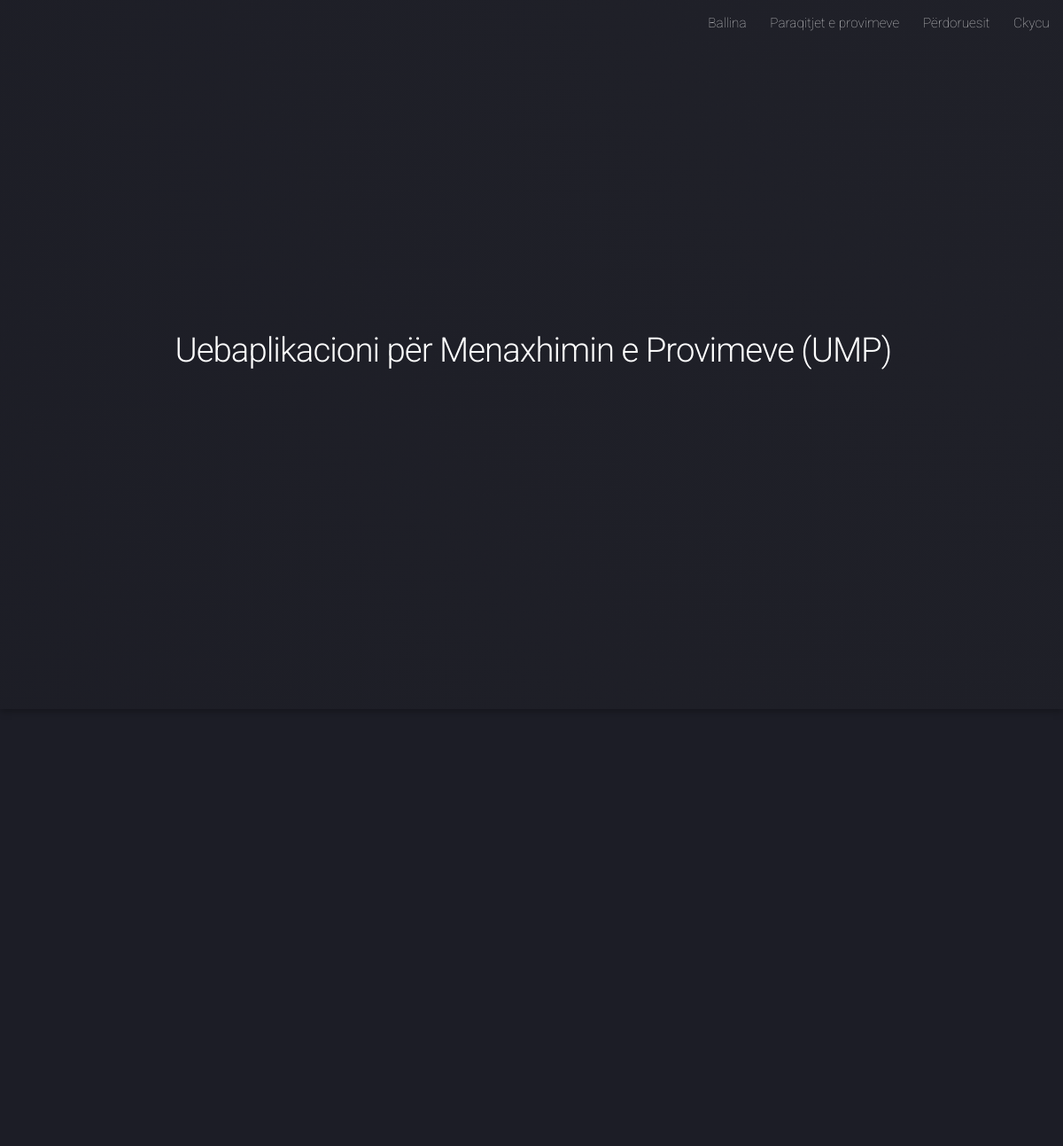
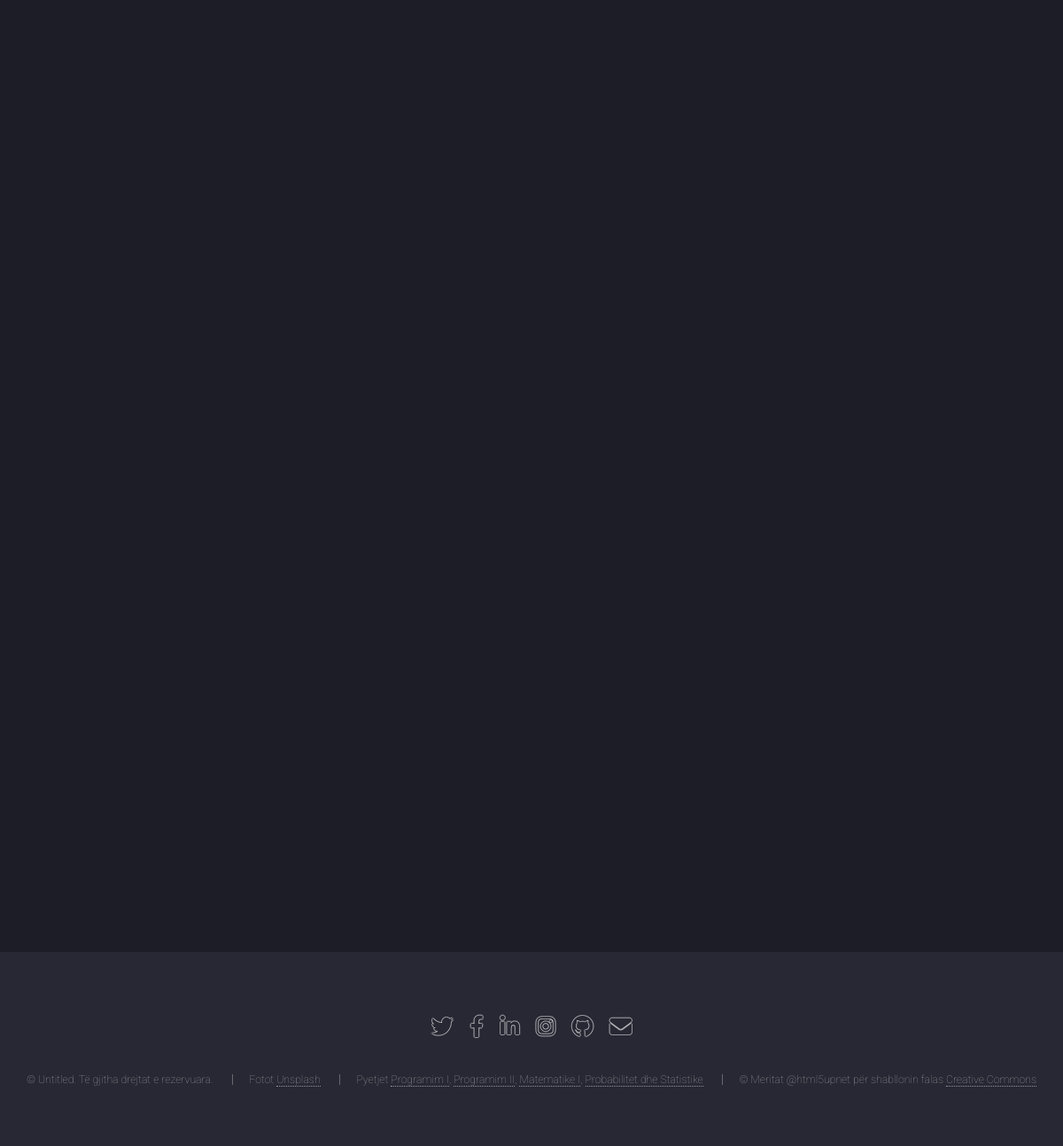
The app's page /ModuliAdministratorit/ballina_Administrator.php (signed in) with its own data (2 pictures, top to bottom).
### tables this page shows
CREATE TABLE `ump_informacionet` (
  `ID_Info` int(11) NOT NULL,
  `Shenimi` varchar(100) NOT NULL,
  `Shpjegimi` varchar(10000) NOT NULL,
  `Pjesa_Faqes` varchar(50) NOT NULL
);

### ModuliAdministratorit/ballina_Administrator.php (the view, shortened to what this page needs)
<?php
	include("kontrollo.php");
?>
<!DOCTYPE HTML>
<html>
	<head>
		<link rel="stylesheet" href="assets/css/main.css" />
	</head>
	<body class="is-preload landing">
		<div id="page-wrapper">
			<header id="header">
					<?php include_once("meny.php"); ?>
			</header>
			<?php include_once("fillimi_faqes.php"); ?>
						<section id="four" class="wrapper style1 special fade-up">
						</section>
				<?php include_once("fundi_faqes.php"); ?>
		</div>
	</body>
</html>

### ModuliAdministratorit/meny.php (shortened to what this page needs)
<?php
	$rezultati = mysqli_query($lidhu, "SELECT * FROM ump_informacionet WHERE Pjesa_Faqes='Meny_Administratori'");
	while ($rreshti = mysqli_fetch_assoc($rezultati)) {
	  extract($rreshti);
		 echo $Shpjegimi;
		}
?>

### ModuliAdministratorit/fillimi_faqes.php (shortened to what this page needs)
		<?php
				$rezultati = mysqli_query($lidhu, "SELECT * FROM ump_informacionet WHERE Pjesa_Faqes='Fillimi'");
				while ($rreshti = mysqli_fetch_assoc($rezultati)) {
				  extract($rreshti);
		?>
	<section id="banner">
			<div class="content">
				<header>
					<h2><?php echo $Shenimi ?></h2>
				</header>
			</div>
	</section>
<?php } ?>

### ModuliAdministratorit/fundi_faqes.php (shortened to what this page needs)
<footer id="footer">
		<ul class="icons">
					<?php
								$rezultati = mysqli_query($lidhu, "SELECT * FROM ump_informacionet WHERE Pjesa_Faqes='Fundi_RrjetetSociale'");
								while ($rreshti = mysqli_fetch_assoc($rezultati)) {
								  extract($rreshti);
					?>
					<?php echo $Shpjegimi; ?>
					<?php } ?>
		</ul>
		<ul class="copyright">
						<?php
						$rezultati = mysqli_query($lidhu, "SELECT * FROM ump_informacionet WHERE Pjesa_Faqes='Fundi_EdrejtaAutoriale'");
						while ($rreshti = mysqli_fetch_assoc($rezultati)) {
						  extract($rreshti);
						?>
			<?php echo $Shpjegimi; ?>
					<?php } ?>
		</ul>
</footer>

### records on screen
ump_informacionet: Shpjegimi "Ballina Paraqitjet e provimeve Përdoruesit Ckycu"
ump_informacionet: Shenimi "Uebaplikacioni për Menaxhimin e Provimeve (UMP)"
ump_informacionet: Shpjegimi "© Untitled. Të gjitha drejtat e rezervuara. Fotot Unsplash Pyetjet Programim I , Programim II , Matematike I , Probabilitet dhe Statistike © Meritat @html5upnet për shabllonin falas Creative Commons"
